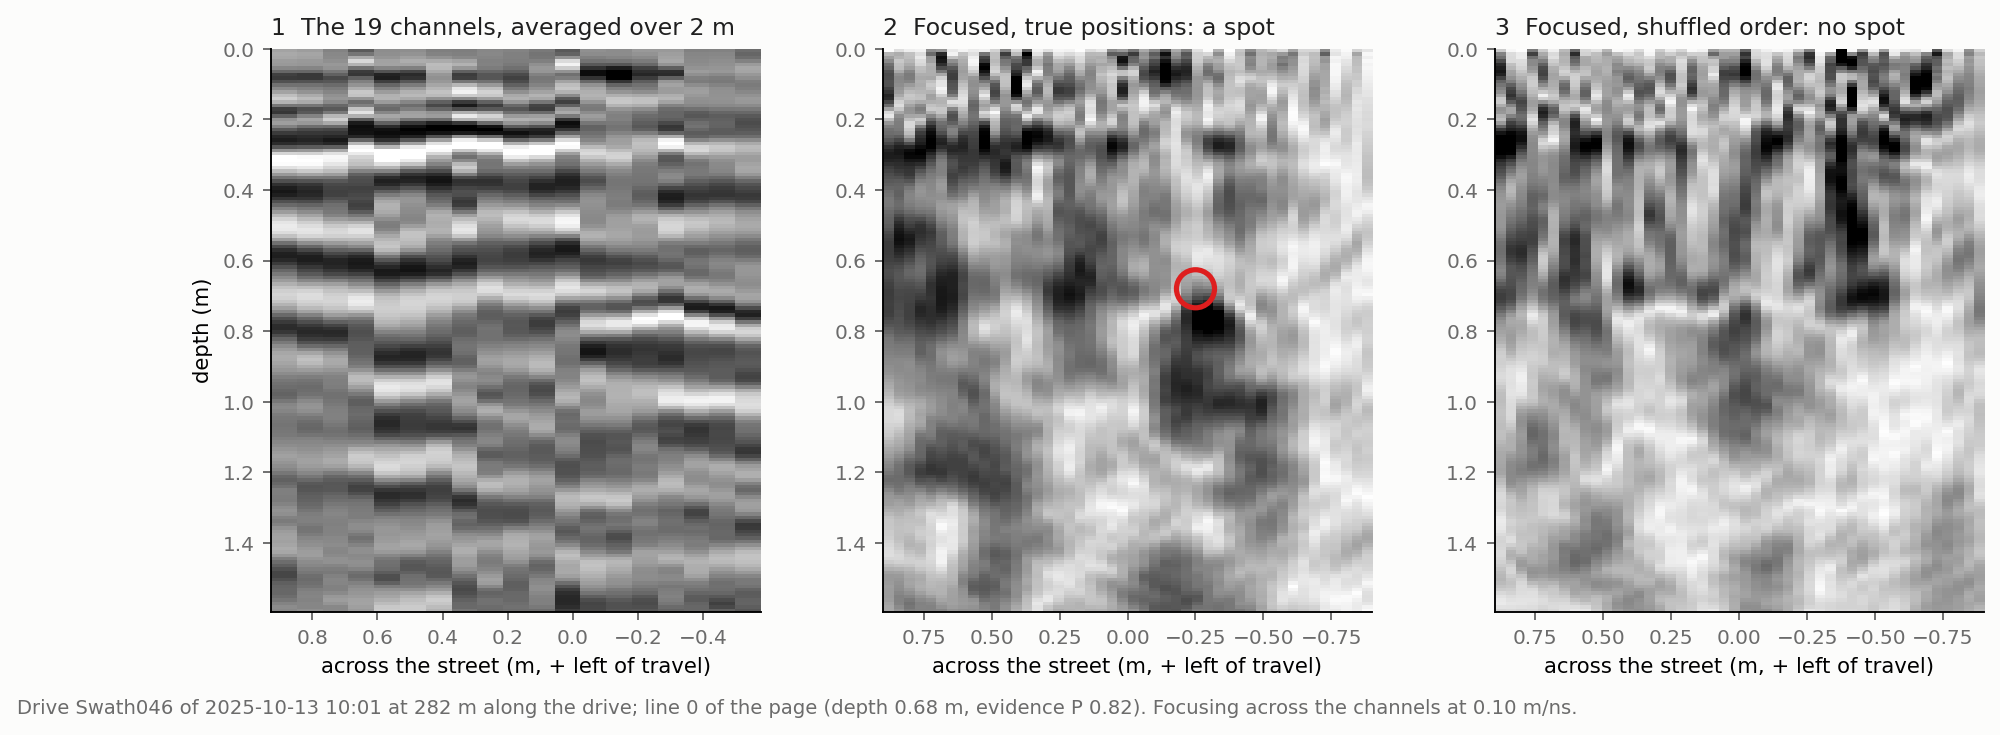

Source code (Python):
"""Report figure: the along-street method on one real line. A: the 19 channels stacked over 2 m, side by side (signed).
B: focused across the street with the channels in their true positions: a spot. C: the same with the channel order shuffled:
the spot is gone. Drive 45 (2025-10-13 10:01 Swath046), its first line. Usage: python shuffle_demo.py out.png"""
import json
import sys
from pathlib import Path
import matplotlib
import numpy as np
matplotlib.use("Agg")
import matplotlib.pyplot as plt

ROOT = Path(__file__).resolve().parents[2]
sys.path.insert(0, str(ROOT / "pipeline"))
from build_cube import swath_geometry  # noqa: E402
from build_v2 import load_cfg, preprocess_array  # noqa: E402
from ids_reader import Swath  # noqa: E402
from paths import CACHE, CITY  # noqa: E402
from longitudinal import lateral_migrate  # noqa: E402

SURF, INK, MUTED, BLUE, ORANGE, AQUA, RED = "#fcfcfb", "#1f1f1f", "#6b6b6b", "#2a78d6", "#eb6834", "#1baf7a", "#de1e1e"
DET = load_cfg(str(ROOT / "pipeline/configs/dev_swath_v2_2.yaml")); V = DET["migration"]["velocity_m_ns"]
DRIVE, N, ZMAX = 45, 0, 1.6; U = np.arange(-0.9, 0.9 + 1e-9, 0.04)
m = json.load(open(CITY / f"rline_{DRIVE}.json")); ln = m["lines"][N]; s_mid = 0.5 * (ln["s0"] + ln["s1"])
f = Path(m["file"]); sw = Swath.load(str(f.parent), f.stem); g = swath_geometry(sw, DET["base"]); u_ch = np.nanmedian(g["u2"], 0)
sc = np.nanmedian(g["s2"], 1); idx = np.nonzero((sc > s_mid - 30) & (sc < s_mid + 30))[0]; sl = slice(int(idx[0]), int(idx[-1]) + 1)
pp = preprocess_array(sw, 2, DET, scans=sl); X = pp["X"]; S = g["s2"][sl]; dt = pp["dt_ns"]; nz = int(round(2 * ZMAX / V / dt)); depth = np.arange(nz) * dt * V / 2
st = np.stack([np.nanmean(X[np.abs(S[:, k] - s_mid) <= 1.0, k, :], 0) for k in range(X.shape[1])])[None]        # (1, 19, n_t)
rng = np.random.default_rng(0); perm = rng.permutation(len(u_ch))
true = lateral_migrate(np.nan_to_num(st), u_ch, U, dt, V)[0][:, :nz]; shuf = lateral_migrate(np.nan_to_num(st), u_ch[perm], U, dt, V)[0][:, :nz]
vmax = np.percentile(true, 99.5)
fig, ax = plt.subplots(1, 3, figsize=(13, 4.3), facecolor=SURF, gridspec_kw=dict(wspace=0.25))
o = np.argsort(u_ch); sig = st[0][o][:, :nz]; lim = np.percentile(np.abs(sig), 99)
ax[0].imshow(sig.T, cmap="gray", vmin=-lim, vmax=lim, aspect="auto", extent=[u_ch.min(), u_ch.max(), depth[-1], 0], interpolation="nearest")
ax[0].set_title("1  The 19 channels, averaged over 2 m", loc="left", fontsize=10, color=INK)
for a, img, t in ((ax[1], true, "2  Focused, true positions: a spot"), (ax[2], shuf, "3  Focused, shuffled order: no spot")):
    a.imshow(img.T, cmap="gray_r", vmin=0, vmax=vmax, aspect="auto", extent=[U[0], U[-1], depth[-1], 0], interpolation="nearest"); a.set_title(t, loc="left", fontsize=10, color=INK)
ax[1].scatter([ln["u_mean"]], [ln["depth_m"]], s=260, facecolors="none", edgecolors=RED, linewidths=2.2)
for a in ax:
    a.set_facecolor(SURF); a.invert_xaxis(); a.set_xlabel("across the street (m, + left of travel)", fontsize=9); a.tick_params(labelsize=8.5, colors=MUTED)
    for sp in ("top", "right"):
        a.spines[sp].set_visible(False)
ax[0].set_ylabel("depth (m)", fontsize=9)
fig.text(0.01, -0.03, f"Drive {m['swath']} of 2025-10-13 10:01 at {s_mid:.0f} m along the drive; line {N} of the page (depth {ln['depth_m']:.2f} m, evidence P {ln['P_mean']:.2f}). Focusing across the channels at 0.10 m/ns.", fontsize=8.3, color=MUTED)
fig.savefig(sys.argv[1] if len(sys.argv) > 1 else "shuffle_demo.png", dpi=170, facecolor=SURF, bbox_inches="tight"); print("ok")
